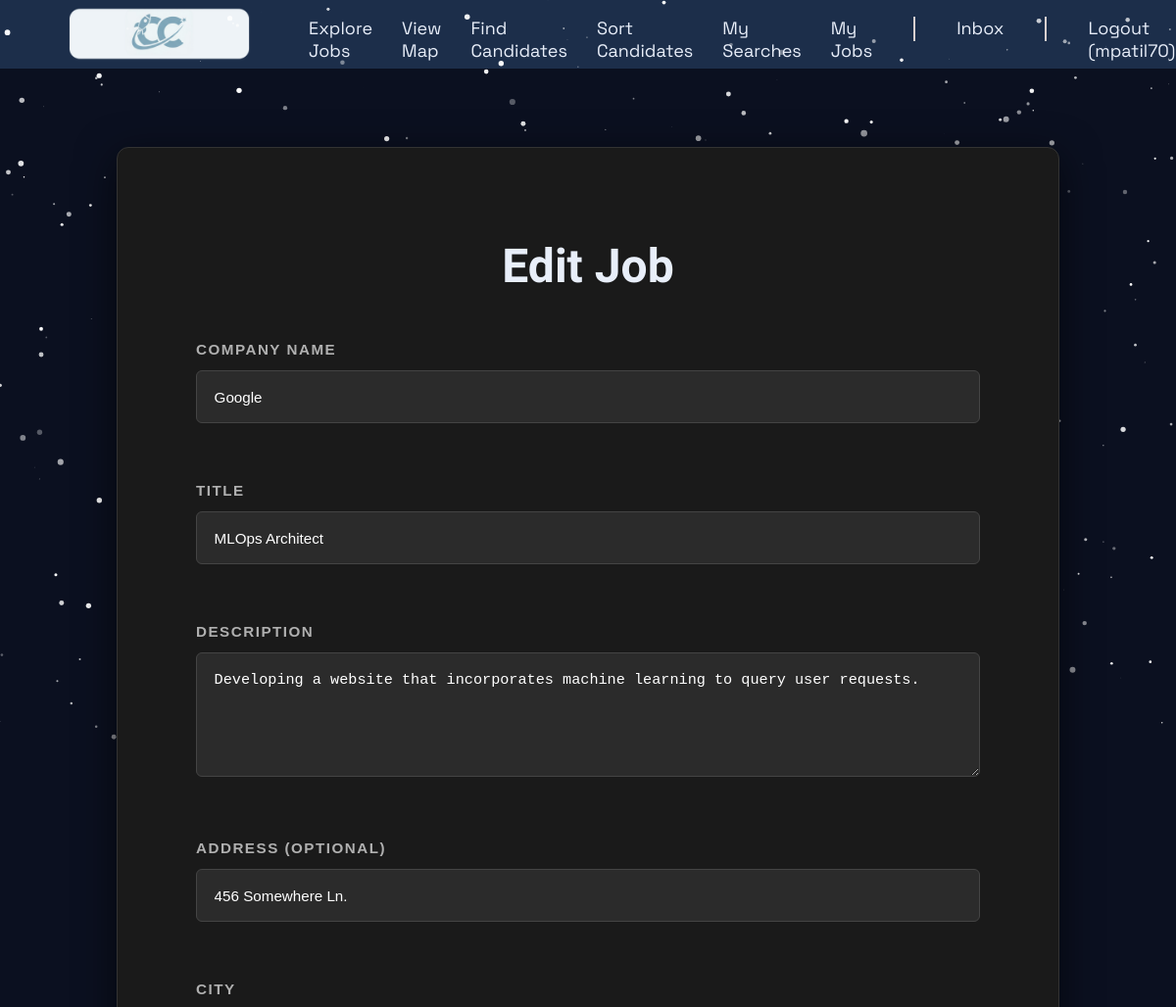
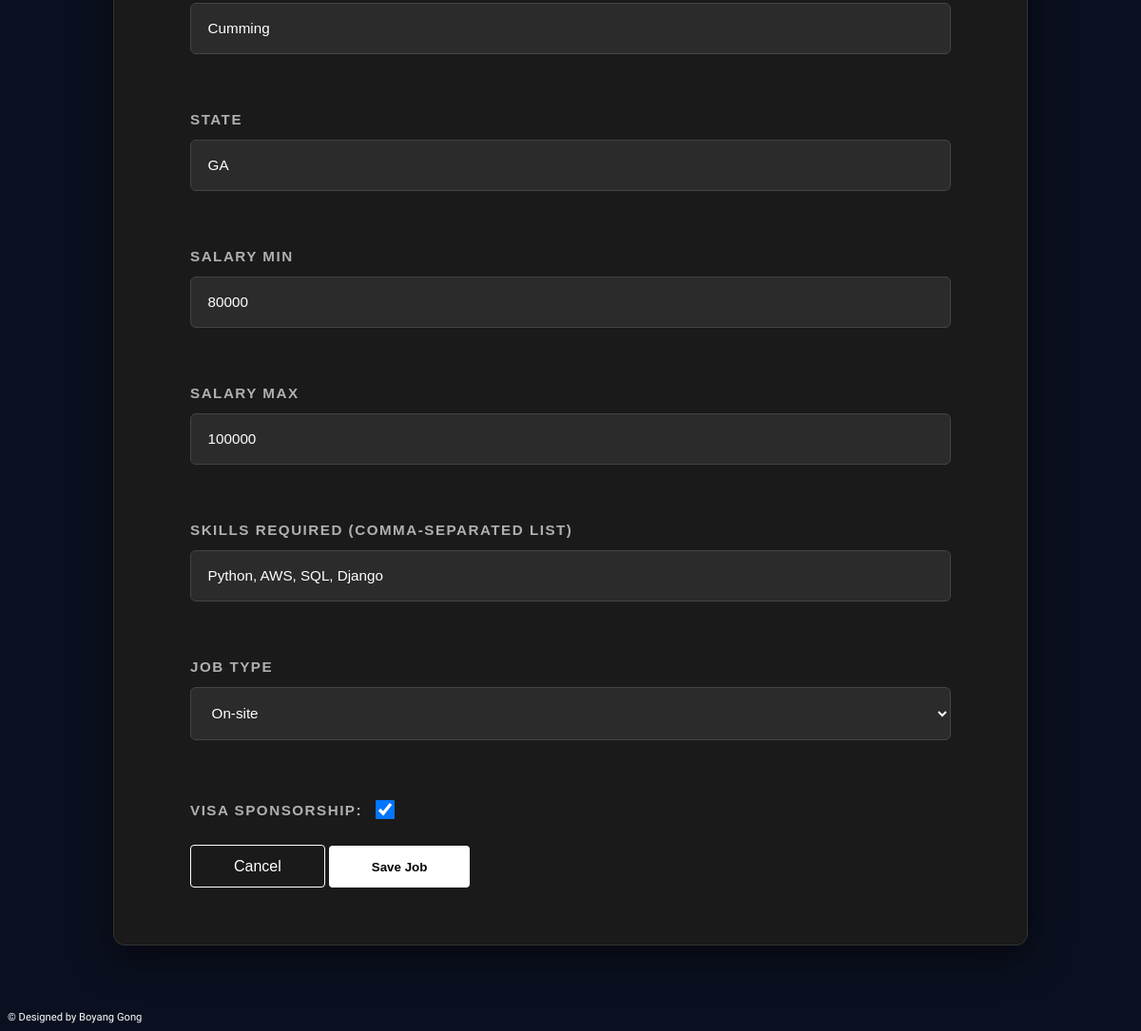
Screenshot of /jobs/14/edit/ (signed in) with the database file from the repository (2 pictures, top to bottom).
### jobs/models.py (models this page shows, shortened)
class Job(models.Model):
    JOB_TYPES = [
        ('remote', 'Remote'),
        ('onsite', 'On-site'),
        ('hybrid', 'Hybrid'),
    ]
    recruiter = models.ForeignKey(User, on_delete=models.CASCADE)
    company_name = models.CharField(max_length=200)
    title = models.CharField(max_length=200)
    description = models.TextField()
    address = models.CharField(max_length=300, blank=True)
    city = models.CharField(max_length=100)
    state = models.CharField(max_length=100)
    salary_min = models.IntegerField()
    salary_max = models.IntegerField()
    skills_required = models.CharField(max_length=500)
    job_type = models.CharField(max_length=10, choices=JOB_TYPES)
    visa_sponsorship = models.BooleanField(default=False)
    posted_at = models.DateTimeField(auto_now_add=True)
    location_lat = models.DecimalField(decimal_places=6, max_digits=9, null=True, blank=True)
    location_long = models.DecimalField(decimal_places=6, max_digits=9, null=True, blank=True)

### jobs/views.py (the view)
# urls.py: path('<int:job_id>/edit/', views.edit_job, name='edit'),
@login_required
def edit_job(request, job_id):
    job = get_object_or_404(Job, id=job_id)
    if request.user != job.recruiter:
        return HttpResponseForbidden("You can only edit your own job postings.")
    if request.method == 'POST':
        form = JobForm(request.POST, instance=job)
        if form.is_valid():
            job = form.save(commit=False)
            lat, lng = geocode_job(job.address, job.city, job.state)
            job.location_lat = lat
            job.location_long = lng
            job.save()
            return redirect('jobs:recruiter_jobs')
    else:
        form = JobForm(instance=job)
    return render(request, 'jobs/job_form.html', {'form': form})

### jobs/forms.py
class JobForm(forms.ModelForm):
    address = forms.CharField(
        max_length=300,
        required=False,
        label="Address (optional)",
    )
    skills_required = forms.CharField(
        max_length=500,
        required=False,
        label="Skills Required (Comma-Separated List)",
    )
    visa_sponsorship = forms.BooleanField(
        required=False,
        label="Visa Sponsorship: ",
    )
    class Meta:
        model = Job
        exclude = ['recruiter', 'posted_at', 'location_lat', 'location_long']

### jobs/templates/jobs/job_form.html (shortened to what this page needs)
{% extends 'base.html' %}
{% load static %}
{% block content %}
<div class="main-scroll-area">
    <div class="profile-card">
        <h1 class="page-title">{% if form.instance.id %}Edit Job{% else %}Post a New Job{% endif %}</h1>
        <form method="POST">
            {% for field in form %}
                <div style="margin-bottom: 20px;">
                    {% if field.name != 'visa_sponsorship' %}
                        <label class="form-label" style="font-size: 0.95rem;">{{ field.label }}</label>
                    {% endif %}
                    {% if field.name == 'description' %}
                        <textarea name="{{ field.name }}" class="custom-input" rows="5" style="font-size: 0.95rem;">{{ field.value|default_if_none:"" }}</textarea>
                    {% elif field.name == 'job_type' %}
                        <select name="{{ field.name }}" class="custom-input" style="appearance: auto; font-size: 0.95rem;">
                            {% for val, label in field.field.choices %}
                                <option value="{{ val }}" {% if field.value == val %}selected{% endif %}>{{ label }}</option>
                            {% endfor %}
                        </select>
                    {% elif field.name == 'visa_sponsorship' %}
                        <div class="checkbox-row" style="display: flex; align-items: center; gap: 10px; margin-bottom: 25px;">
                            <label class="form-label" style="margin: 0; font-size: 0.95rem;">
                                {{ field.label }}
                            </label>
                            <input type="checkbox" name="{{ field.name }}" style="width: 20px; height: 20px; cursor: pointer; flex-shrink: 0;"
                                {% if field.value %}checked{% endif %}
                            >
                        </div>
                    {% else %}
                        <input type="text" name="{{ field.name }}" class="custom-input" value="{{ field.value|default_if_none:"" }}" style="font-size: 0.95rem;">
                    {% endif %}
                </div>
            {% endfor %}
            <div class="button-row">
                <a href="{% url 'jobs:recruiter_jobs' %}" class="btn-cancel">Cancel</a>
                <button type="submit" class="btn-save" style="height: 44px">Save Job</button>
            </div>
        </form>
    </div>
</div>
{% endblock %}

### careerconnect/templates/base.html (shortened to what this page needs)
<!DOCTYPE html>
    <html>
    {% load static %}
    <head>
        <link rel="stylesheet" type="text/css" href="{% static 'css/style.css' %}">
    </head>
    <body>
        <nav>
            <a class="logo" href="/">
                <img src="{% static 'img/CCLogo.png' %}" alt="CareerConnect" height="225" />
            </a>
            <ul class="nav-links">
                <li><a href="{% url 'jobs:index' %}">Explore Jobs</a></li>
                {% if user.is_authenticated %}
                    {% if user.profile.is_recruiter %}
                        <li><a href="{% url 'maps.recruiter' %}">View Map</a></li>
                        <li><a href="{% url 'accounts.search' %}">Find Candidates</a></li>
                        <li><a href="{% url 'applications.kanban' %}">Sort Candidates</a></li>
                        <li><a href="{% url 'my_searches' %}">My Searches</a></li>
                        <li><a href="{% url 'jobs:recruiter_jobs' %}">My Jobs</a></li>
                        <div class="nav-divider d-none d-lg-block"></div>
                    {% else %}
                        <li><a href="{% url 'maps.index' %}">View Map</a></li>
                        <li><a href="{% url 'applications.index' %}">My Applications</a></li>
                        <li><a href="{% url 'profile.edit' %}">My Profile</a></li>
                        <div class="nav-divider d-none d-lg-block"></div>
                    {% endif %}
                    <li><a href="{% url 'inbox' %}">Inbox</a></li>
                    <div class="nav-divider d-none d-lg-block"></div>
                    <li><a href="{% url 'accounts.logout' %}">Logout ({{ user.username }})</a></li>
                {% else %}
                <li><a href="{% url 'maps.index' %}">View Map</a></li>
                <div class="nav-divider d-none d-lg-block"></div>
                <li><a href="{% url 'accounts.login' %}">Login</a></li>
                <li><a href="{% url 'accounts.signup' %}">Sign Up</a></li>
                {% endif %}
            </ul>
        </nav>
        {% block content %}
        {% endblock content %}
        <footer class="thin-footer">
            <div class="thin-footer-inner">
                <span>© Designed by Boyang Gong</span>
             </div>
        </footer>
    </body>
    </html>

### careerconnect/static/css/style.css (style rules this page uses)
html { height: 100%; margin: 0; }
body { background-color: #0b1020; overflow: hidden; margin: 0; min-height: 100vh; display: flex; flex-direction: column; height: 100%; }
h1 { color: #e8eef9; font-size: 75px; font-family: 'Sora', 'Times New Roman', serif; }
h1[class] { color: #e8eef9; font-family: 'Sora', 'Times New Roman', serif; }
nav { display: flex; justify-content: space-between; width: 100%; align-items: center; padding: 20px 50px; position: fixed; top: 0; left: 0; box-sizing: border-box; height:70px; background-color: #1c2e4a; }
.nav-divider { width: 2px; min-width: 1px; height: 25px; align-self: stretch; background-color: rgb(216, 208, 208); margin: 0 12px; flex-shrink: 0; }
.logo { color: #e8eef9; font-size: 24px; font-weight: bold; text-decoration: none; font-family: 'Space Grotesk', 'Times New Roman', serif; }
.logo img { margin-top: 5px; }
.nav-links { list-style: none; display: flex; gap: 30px; padding-top: 9px; font-family: 'Space Grotesk', 'Times New Roman', serif; }
.nav-links a { color: #e8eef9; text-decoration: none; font-size: 18px; transition: opacity 0.2s; }
.thin-footer { width: 100%; padding: 8px; font-size: 0.7rem; font-family: 'Sora', serif; color: white; margin-top: auto; z-index: 1; align-items: center; }
.thin-footer-inner { display: flex; justify-content: left; }
.main-scroll-area { position: fixed; top: 100px; left: 0; width: 100%; height: calc(100vh - 90px); overflow-y: auto; z-index: 10; display: flex; justify-content: center; align-items: flex-start; scrollbar-width: thin; scrollbar-color: #2b2b2b #050505; }
* { scrollbar-width: thin; scrollbar-color: #2b2b2b #050505; }
.profile-card { width: 95%; max-width: 800px; margin: 50px auto 100px auto; padding: 60px 80px; background-color: #1a1a1a; border: 1px solid #333; border-radius: 12px; box-shadow: 0 10px 40px rgba(0, 0, 0, 0.6); color: #ffffff; }
.page-title { font-family: 'Georgia', 'Times New Roman', serif; color: #ffffff; font-size: 3rem; text-align: center; margin-bottom: 3rem; }
.form-label { font-family: sans-serif; color: #b0b0b0; font-size: 0.85rem; font-weight: 600; text-transform: uppercase; letter-spacing: 1.5px; margin-bottom: 0.8rem; display: block; }
.custom-input { background-color: #2b2b2b !important; border: 1px solid #444 !important; color: #ffffff !important; width: 100%; box-sizing: border-box; box-sizing: border-box; padding: 1.1rem !important; border-radius: 6px; margin-bottom: 2.5rem; font-size: 1.1rem; transition: border-color 0.3s ease; }
.btn-save { background-color: white !important; color: black !important; font-family: sans-serif !important; font-weight: bold !important; padding: 15px 45px !important; border: none !important; border-radius: 4px !important; transition: 0.3s; }
.btn-cancel { background-color: transparent !important; color: white !important; font-family: sans-serif !important; padding: 13px 45px !important; border: 1px solid white !important; border-radius: 4px !important; text-decoration: none !important; transition: 0.3s; }

### rows the page displays
Job: company_name "Google" "MLOps Architect" "456 Somewhere Ln." "Cumming" "GA" "Python, AWS, SQL, Django", description "Developing a website that incorporates machine learning to query user requests.", job_type "On-site"

### other values shown
{{ user.username }} "mpatil70"
{{ field.label }} "COMPANY NAME" "TITLE" "DESCRIPTION" "ADDRESS (OPTIONAL)" "CITY" "STATE" "SALARY MIN" "SALARY MAX" "SKILLS REQUIRED (COMMA-SEPARATED LIST)" "JOB TYPE"
{{ field.label }} "VISA SPONSORSHIP:"
